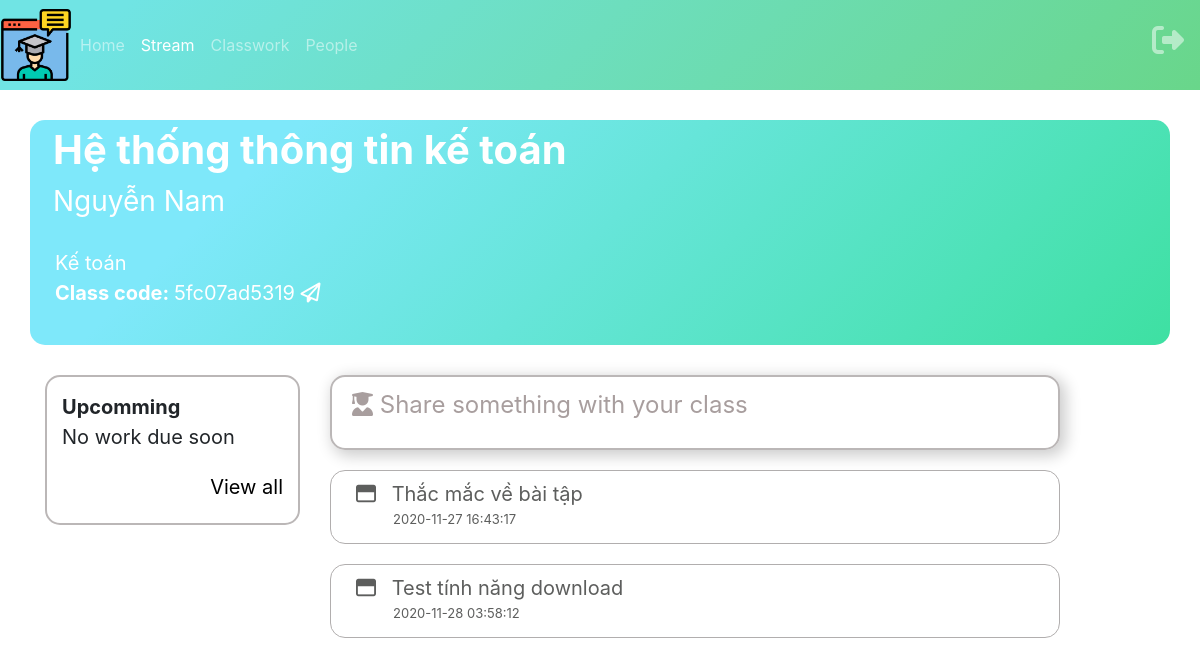
/public/stream.php?id=5fc07ad5319 (signed in), run on the app's committed database.
### tables this page shows
CREATE TABLE `class` (
  `id` varchar(11) NOT NULL,
  `name` varchar(100) DEFAULT NULL,
  `subject` varchar(100) DEFAULT NULL,
  `teacher` varchar(100) DEFAULT NULL,
  `room` varchar(10) DEFAULT NULL,
  `image` varchar(100) DEFAULT NULL,
  `created_by_who` varchar(100) DEFAULT NULL,
  `created_by_id` int(11) DEFAULT NULL,
  `updated_at` timestamp NULL DEFAULT NULL ON UPDATE current_timestamp()
);

CREATE TABLE `announcement` (
  `id` varchar(11) NOT NULL,
  `title` varchar(100) DEFAULT NULL,
  `news` varchar(200) DEFAULT NULL,
  `id_class` varchar(11) DEFAULT NULL,
  `created_by_id` int(11) DEFAULT NULL,
  `created_at` timestamp NOT NULL DEFAULT current_timestamp(),
  `updated_at` timestamp NULL DEFAULT NULL ON UPDATE current_timestamp()
);

### libraries/Database.php (called while the page is built, shortened)
<?php
    class Database
    {
        public $link;
        public function __construct()
        {
            $this->link = mysqli_connect("localhost","root","","web_classroom") or die ();
            mysqli_set_charset($this->link,"utf8");
        }
        public function fetchOne($table , $query)
        {
            $sql  = "SELECT * FROM {$table} WHERE ";
            $sql .= $query;
            $sql .= "LIMIT 1";
            $result = mysqli_query($this->link,$sql) or die("Lỗi  truy vấn fetchOne " .mysqli_error($this->link));
            return mysqli_fetch_assoc($result);
        }
        public function fetchAllCondition($table , $query)
        {
            $sql = "SELECT * FROM {$table} WHERE $query" ;
            $result = mysqli_query($this->link,$sql) or die("Lỗi Truy Vấn fetchAll " .mysqli_error($this->link));
            $data = [];
            if( $result)
            {
                while ($num = mysqli_fetch_assoc($result))
                {
                    $data[] = $num;
                }
            }
            return $data;
        }
    }
?>

### libraries/Function.php (called while the page is built, shortened)
<?php
require_once __DIR__.'/../vendor/autoload.php';
require_once __DIR__. "/Database.php";
function check_role($email){
    $db = new Database;
    $data_user =  $db -> fetchOne('user',"email = '".$email."'");
    if($data_user['role']==0){
        return 0;
    }elseif($data_user['role']==1){
        return 1;
    }
    else{
        return 2;
    }
}
 ?>

### autoload/autoload.php (called while the page is built, shortened)
<?php
require_once __DIR__. "/../libraries/Database.php";
require_once __DIR__. "/../libraries/Function.php";
$db = new Database;
?>

### public/stream.php (the view, shortened to what this page needs)
<?php
    require_once __DIR__. "/../autoload/autoload.php";
    $id = $_GET['id'];
    $EditClass = $db -> fetchOne('class',"id = '".$id."'");
        $load_announcement = $db -> fetchAllCondition('announcement',"id_class = '".$id."'");
?>
<!DOCTYPE html>
<html>
    <head>
        <link href="css/style.css" rel="stylesheet" type="text/css" />
        <link rel="stylesheet" href="https://maxcdn.bootstrapcdn.com/bootstrap/4.5.2/css/bootstrap.min.css">
        <link rel="stylesheet" href="https://cdnjs.cloudflare.com/ajax/libs/font-awesome/4.7.0/css/font-awesome.min.css">
    </head>
    <body>
        <nav class="navbar navbar-expand bg-primary navbar-dark p-0 sticky-top">
            <ul class="navbar-nav w-100">
                <span class="align-self-center" onclick="openNav()"><img class="logo" src="image/logov2.png"></span>
                <?php if(check_role($_SESSION['email'])==0){
                    ?>
                <li class="nav-item align-self-center">
                    <a class="nav-link" href="index-sinhvien.php">Home</a>
                </li>
                <?php }
                    else {
                ?>
                        <li class="nav-item align-self-center">
                    <a class="nav-link" href="index-giaovien.php">Home</a>
                </li>
                <?php }?>
                <li class="nav-item active align-self-center">
                    <a class="nav-link" href="stream.php?id=<?=$EditClass['id']?>">Stream</a>
                </li>
                <li class="nav-item align-self-center">
                    <a class="nav-link" href="classwork.php?id=<?=$EditClass['id']?>">Classwork</a>
                </li>
                <li class="nav-item align-self-center">
                    <a class="nav-link" href="people.php?id=<?php echo $EditClass['id'] ?>">People</a>
                </li>
                <li class="nav-item ml-auto mr-2 align-self-center">
                <a class="nav-link" href="logout.php">
                    <label for="logoutbutton"><i class="fas fa-sign-out-alt fa-2x"></i></label>
                </a>
            </ul>
        </nav>
        <div class=" stream container-sm">
            <div class="row head">
                <div class="banner col-12">
                <p id="tenlophoc">
                    <b><?php echo $EditClass['name'] ?></b></br>
                </p>
                <p id="tengiaovien">
                    <?php echo $EditClass['teacher'] ?>
                </p>
                <p id="cntt">
                <?php echo $EditClass['subject'] ?></br>
                    <b>Class code: </b> <?php echo $EditClass['id'] ?>  <i class="far fa-paper-plane"></i>
                </p>
                </div>
            </div>
            <div class="content">
                <div class="row">
                    <div class="banner2 col-lg-3" >
                            <div class="banner3 " id="commute1">
                                <b>Upcomming</b></br>
                                No work due soon</br>
                                <p id="viewall"><a href="#">View all</a></p>
                            </div>
                    </div>
                    <div class="banner2 class-anounce col-lg-8">
                        <div class="banner3 classanounce" id="commute2">
                            <label for ="showaddannouncement"><i class=" fas fa-user-graduate"></i> Share something with your class </label>
                        </div>
                        <?php foreach ($load_announcement as $item):?>
                        <a href="announcement.php?id=<?php echo $item['id']?>">
                        <div class="hiddenstreamcontent" >
                            <div id="hiddenstreamcontent-content">
                                <i class="far fa-window-maximize"></i>
                                <?php echo $item['title'] ?>
                                <label > <i class="fa fa-ellipsis-v" id="more"></i></label>
                                <p id="datestream"> <?php echo $item['created_at'] ?> </p>
                            </div>
                        </div>
                        </a>
                        <?php endforeach?>
                    </div>
                </div>
            </div>
        </div>
    </body>
</html>

### public/css/style.css (style rules this page uses)
.logo { height: 72px; font-size: 30px; cursor: pointer; }
a:link { color: black; }
.nav-link { padding-top: 1.5rem !important; padding-bottom: 1.5rem !important; }
ol, ul { list-style: none; }
.banner { background-color: #db9841; background-image: linear-gradient(315deg, #3ee0a2 0%, #7ee8fa 80%); height: 225px; font-size: 40px; border-radius: 15px; margin-top: 30px; }
.banner2 { margin-top: 20px; height: 300px; font-size: 40px; border-radius: 15px; }
.banner3 { margin-top: 10px; height: auto; font-size: 40px; border-radius: 15px; border: 2px solid rgb(187, 183, 183); }
#commute1 { height: 150px; border: 2px solid rgb(187, 183, 183); font-size: 20px; padding: 15px; }
#commute2 { height: 75px; padding: 10px 20px 20px 20px; font-size: 24px; color: rgb(168, 158, 158); }
#viewall { padding-top: 20px; text-align: right; color: orange; }
#cntt { font-size: 20px; padding: 10px; }
.head { color: white; }
label { cursor: pointer; }
#datestream { font-size: 13px; margin-left: 37px; margin-top: -28px; line-height: 0px; }
.fa-window-maximize { margin-right: 10px; }
.navbar { background-image: linear-gradient(315deg, #69d68a 0%, #70e4e4 90%); }
.classanounce { box-shadow: 4px 4px 15px 2px rgba(0, 0, 0, 0.2); }
#more { margin-left: 670px; color: white; }
.hiddenstreamcontent { display: block; margin-top: 20px; height: 74px; width: auto; box-sizing: auto; border: 1px solid rgb(177, 174, 174); border-radius: 15px; font-size: 24px; overflow: auto; display: inline-table; }
#hiddenstreamcontent-content { margin-top: 8px; margin-left: 25px; vertical-align: middle; color: rgb(93, 94, 93); font-size: 20px; }
#tengiaovien { font-size: 28px; margin-left: 8px; }
#tenlophoc { margin-left: 8px; display: inline; }
body, html { height: 100%; margin: 0; }

### data on the page
class: name "Hệ thống thông tin kế toán", teacher "Nguyễn Nam", subject "Kế toán", id "5fc07ad5319"
announcement: title "Thắc mắc về bài tập", created_at "2020-11-27 16:43:17"
announcement: title "Test tính năng download", created_at "2020-11-28 03:58:12"
